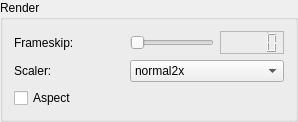
        <widget class="QGroupBox" name="gBoxRender" >
         <property name="title" >
          <string>Render</string>
         </property>
         <layout class="QGridLayout" >
          <item row="0" column="0" >
           <layout class="QHBoxLayout" >
            <item>
             <widget class="QLabel" name="lblFrameSkip" >
              <property name="minimumSize" >
               <size>
                <width>110</width>
                <height>0</height>
               </size>
              </property>
              <property name="maximumSize" >
               <size>
                <width>110</width>
                <height>16777215</height>
               </size>
              </property>
              <property name="text" >
               <string>Frameskip:</string>
              </property>
              <property name="buddy" >
               <cstring>sliderFS</cstring>
              </property>
             </widget>
            </item>
            <item>
             <widget class="QSlider" name="sliderFS" >
              <property name="orientation" >
               <enum>Qt::Horizontal</enum>
              </property>
             </widget>
            </item>
            <item>
             <widget class="QLCDNumber" name="lcdFS" >
              <property name="frameShape" >
               <enum>QFrame::StyledPanel</enum>
              </property>
              <property name="frameShadow" >
               <enum>QFrame::Sunken</enum>
              </property>
             </widget>
            </item>
           </layout>
          </item>
          <item row="1" column="0" >
           <layout class="QHBoxLayout" >
            <property name="spacing" >
             <number>6</number>
            </property>
            <property name="leftMargin" >
             <number>0</number>
            </property>
            <property name="topMargin" >
             <number>0</number>
            </property>
            <property name="rightMargin" >
             <number>0</number>
            </property>
            <property name="bottomMargin" >
             <number>0</number>
            </property>
            <item>
             <widget class="QLabel" name="lblScaler" >
              <property name="minimumSize" >
               <size>
                <width>110</width>
                <height>0</height>
               </size>
              </property>
              <property name="maximumSize" >
               <size>
                <width>110</width>
                <height>16777215</height>
               </size>
              </property>
              <property name="text" >
               <string>Scaler:</string>
              </property>
              <property name="buddy" >
               <cstring>cbxScaler</cstring>
              </property>
             </widget>
            </item>
            <item>
             <widget class="QComboBox" name="cbxScaler" >
              <property name="currentIndex" >
               <number>1</number>
              </property>
              <item>
               <property name="text" >
                <string>none</string>
               </property>
              </item>
              <item>
               <property name="text" >
                <string>normal2x</string>
               </property>
              </item>
              <item>
               <property name="text" >
                <string>normal3x</string>
               </property>
              </item>
              <item>
               <property name="text" >
                <string>advmame2x</string>
               </property>
              </item>
              <item>
               <property name="text" >
                <string>advmame3x</string>
               </property>
              </item>
              <item>
               <property name="text" >
                <string>hq2x</string>
               </property>
              </item>
              <item>
               <property name="text" >
                <string>hq3x</string>
               </property>
              </item>
              <item>
               <property name="text" >
                <string>2xsai</string>
               </property>
              </item>
              <item>
               <property name="text" >
                <string>super2xsai</string>
               </property>
              </item>
              <item>
               <property name="text" >
                <string>supereagle</string>
               </property>
              </item>
              <item>
               <property name="text" >
                <string>advinterp2x</string>
               </property>
              </item>
              <item>
               <property name="text" >
                <string>advinterp3x</string>
               </property>
              </item>
              <item>
               <property name="text" >
                <string>tv2x</string>
               </property>
              </item>
              <item>
               <property name="text" >
                <string>tv3x</string>
               </property>
              </item>
              <item>
               <property name="text" >
                <string>rgb2x</string>
               </property>
              </item>
              <item>
               <property name="text" >
                <string>rgb3x</string>
               </property>
              </item>
              <item>
               <property name="text" >
                <string>scan2x</string>
               </property>
              </item>
              <item>
               <property name="text" >
                <string>scan3x</string>
               </property>
              </item>
             </widget>
            </item>
           </layout>
          </item>
          <item row="2" column="0" >
           <widget class="QCheckBox" name="chkBoxAspect" >
            <property name="minimumSize" >
             <size>
              <width>110</width>
              <height>0</height>
             </size>
            </property>
            <property name="maximumSize" >
             <size>
              <width>110</width>
              <height>16777215</height>
             </size>
            </property>
            <property name="toolTip" >
             <string>Do aspect correction</string>
            </property>
            <property name="text" >
             <string>Aspect</string>
            </property>
           </widget>
          </item>
         </layout>
        </widget>
